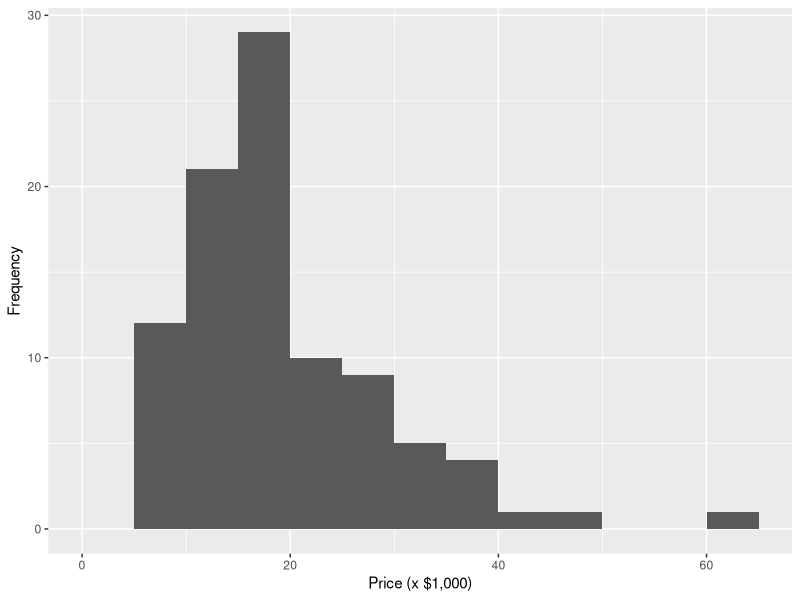
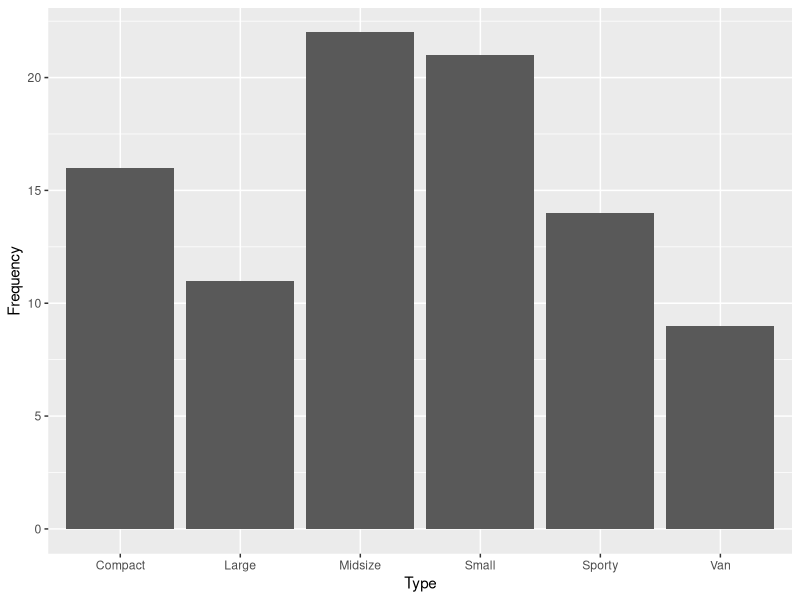
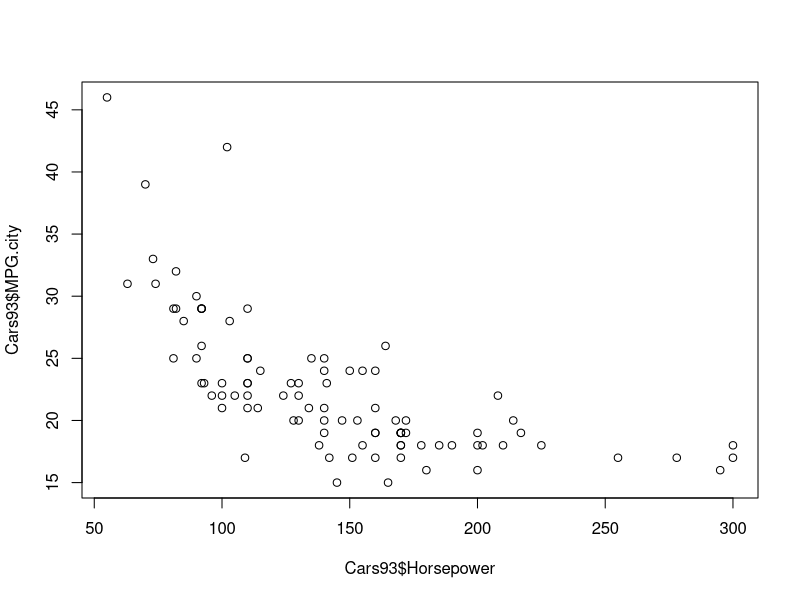
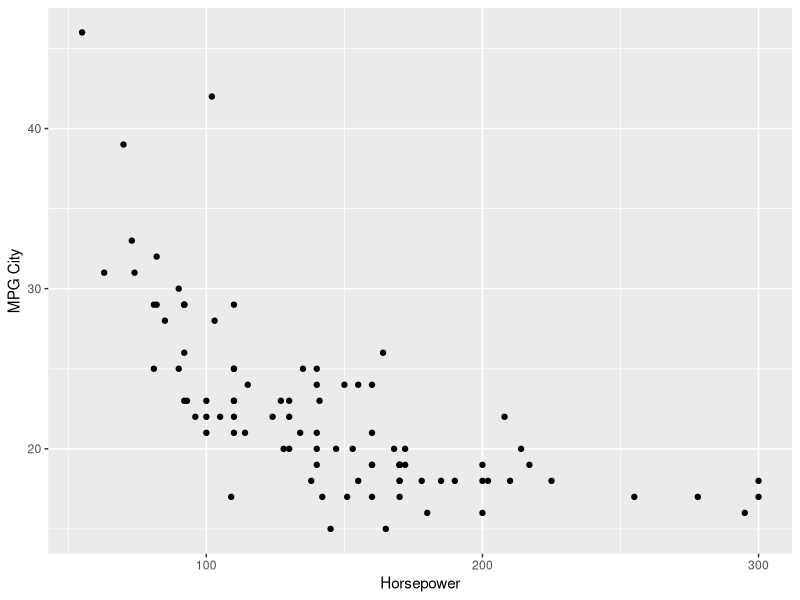
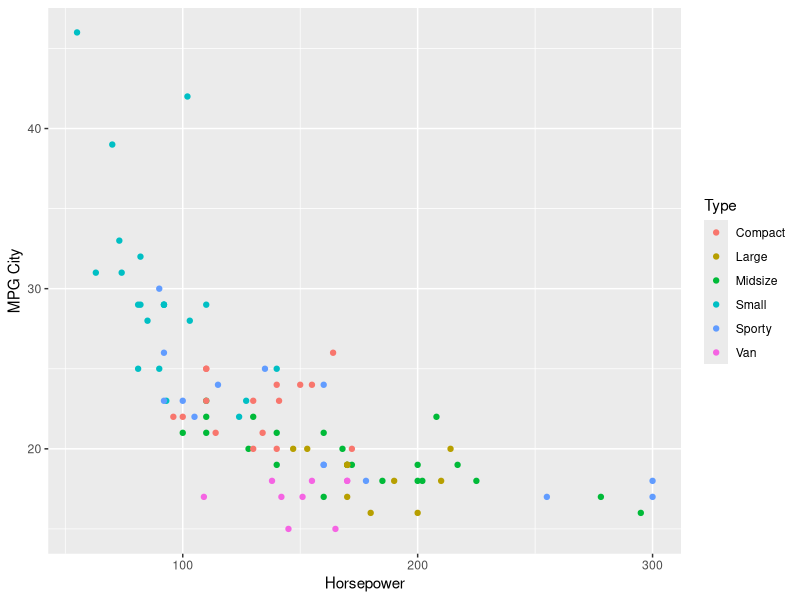
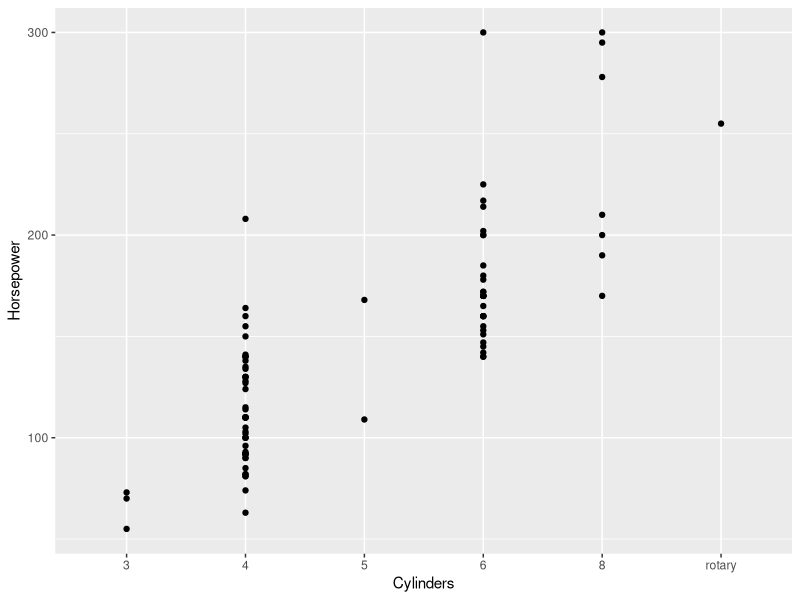
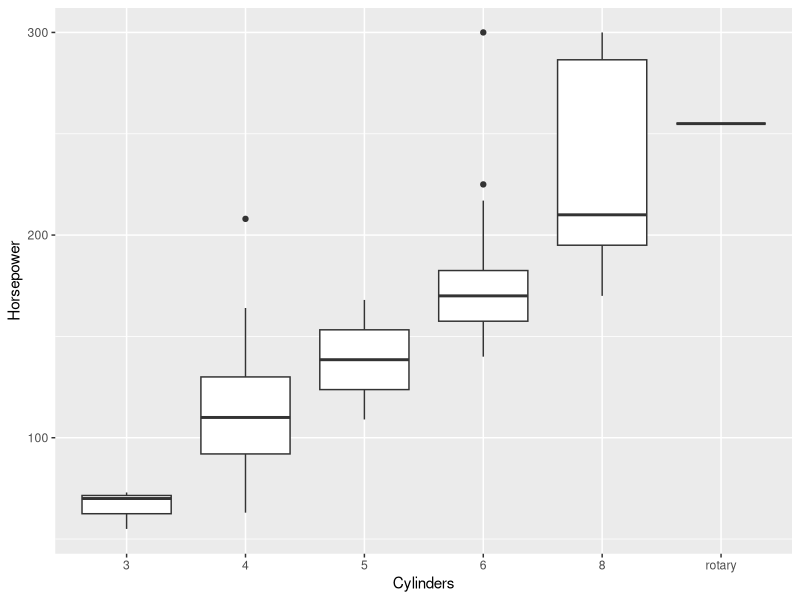

Generate these figures, in order, with R:
library(tidyverse)
library(MASS)



## histogram

# distribution of price
# (bins of $5,000 between $0 and $65,000)
ggplot(data = Cars93) + aes(Price) + geom_histogram(breaks = seq(0, 65, 5)) +
  xlab("Price (x $1,000)") + ylab("Frequency")



## barchart

# distribution of type
ggplot(data = Cars93) + aes(Cars93$Type) + geom_bar() +
  xlab("Type") + ylab("Frequency")



## scatter plot

# base R
plot(Cars93$Horsepower, Cars93$MPG.city)

# ggplot2
ggplot(data = Cars93) + aes(x = Cars93$Horsepower, y = Cars93$MPG.city) +
  geom_point() +
  xlab("Horsepower") + ylab("MPG City")

# colored 3rd variable (type)
ggplot(data = Cars93) +
  aes(x = Cars93$Horsepower,
      y = Cars93$MPG.city,
      color = Type) +
  geom_point() +
  xlab("Horsepower") + ylab("MPG City")



## box plots

# horsepower ~ cylinders
ggplot(data = Cars93) + aes(x = Cylinders, y = Horsepower) + geom_point()

# as boxplot
ggplot(data = Cars93) + aes(x = Cylinders, y = Horsepower) + geom_boxplot()


